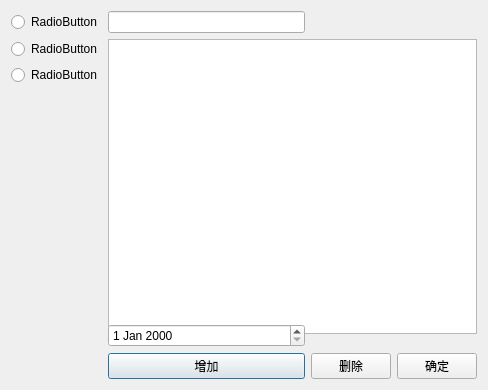
<?xml version="1.0" encoding="UTF-8"?>
<ui version="4.0">
 <class>Dialog</class>
 <widget class="QDialog" name="Dialog">
  <property name="geometry">
   <rect>
    <x>0</x>
    <y>0</y>
    <width>488</width>
    <height>390</height>
   </rect>
  </property>
  <property name="minimumSize">
   <size>
    <width>0</width>
    <height>310</height>
   </size>
  </property>
  <property name="windowTitle">
   <string>Dialog</string>
  </property>
  <layout class="QGridLayout" name="gridLayout">
   <item row="6" column="1">
    <widget class="QPushButton" name="pushButton">
     <property name="text">
      <string>增加</string>
     </property>
    </widget>
   </item>
   <item row="1" column="1" rowspan="4" colspan="3">
    <widget class="QTextEdit" name="textEdit">
     <property name="sizePolicy">
      <sizepolicy hsizetype="Minimum" vsizetype="Minimum">
       <horstretch>0</horstretch>
       <verstretch>0</verstretch>
      </sizepolicy>
     </property>
     <property name="minimumSize">
      <size>
       <width>0</width>
       <height>295</height>
      </size>
     </property>
    </widget>
   </item>
   <item row="6" column="3">
    <widget class="QPushButton" name="pushButton_2">
     <property name="text">
      <string>确定</string>
     </property>
    </widget>
   </item>
   <item row="0" column="1">
    <widget class="QLineEdit" name="lineEdit"/>
   </item>
   <item row="0" column="0">
    <widget class="QRadioButton" name="radioButton">
     <property name="text">
      <string>RadioButton</string>
     </property>
    </widget>
   </item>
   <item row="1" column="0">
    <widget class="QRadioButton" name="radioButton_2">
     <property name="text">
      <string>RadioButton</string>
     </property>
    </widget>
   </item>
   <item row="2" column="0">
    <widget class="QRadioButton" name="radioButton_3">
     <property name="text">
      <string>RadioButton</string>
     </property>
    </widget>
   </item>
   <item row="5" column="1">
    <widget class="QDateEdit" name="dateEdit"/>
   </item>
   <item row="6" column="2">
    <widget class="QPushButton" name="pushButton_3">
     <property name="text">
      <string>删除</string>
     </property>
    </widget>
   </item>
  </layout>
 </widget>
 <resources/>
 <connections/>
</ui>
